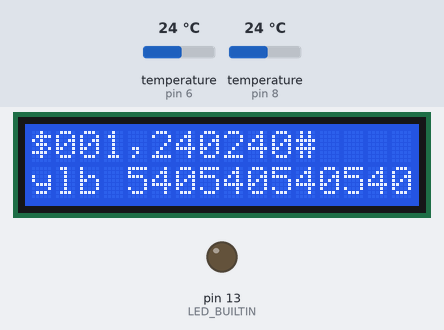
Recording of a sketch running on a simulated Arduino Uno, built with avr-gcc and run on an emulated ATmega328P. Shown: 16×2 character LCD, output pins drawn as LEDs (lit = HIGH). The inputs (shaded band) are chosen by the test bench; at power-on: temperature (sensors on pin 6, pin 8) 24 °C. Pins used as bus, display or sensor lines are not drawn.

Above: at 114.1 s.
Timing chart, 0 to 115.6 s (numbered marks = the images above):
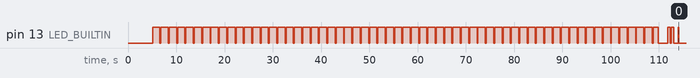

The sketch:

arduino_ap3-temp_v4_08212018hourly.ino
```cpp
// Temperature sensor part//////
//leizhao 01252019:add the function of showing mess in screen. Cassie 09232018: Adjusted frequency of reports to hourly. Bingwei 08212018: Improving program work with either AP3 or RS485 monitor. Bingwei //
#include <OneWire.h>
#include <DallasTemperature.h>

#define ONE_WIRE_BUS_1 6
#define ONE_WIRE_BUS_2 8

OneWire oneWire_in(ONE_WIRE_BUS_1);
OneWire oneWire_out(ONE_WIRE_BUS_2);

DallasTemperature sensor_inhouse(&oneWire_in);
DallasTemperature sensor_outhouse(&oneWire_out);
// End Temperature part///////

//screen part ///////
#include<LiquidCrystal.h>

LiquidCrystal lcd(12,11,10,9,1,0);
//screen part end///

// AP3 part///////////
#include <SoftwareSerial.h>

#define SSerialRX        4  //Serial Receive pin
#define SSerialTX        5  //Serial Transmit pin
#define SSerialTxControl 3   //RS485 Direction control

SoftwareSerial mySerial(SSerialRX, SSerialTX); // RX, TX
// End AP3 part//////////


void setup() {
  // Temperature sensor part//////
  //Serial.begin(9600);
  sensor_inhouse.begin();
  sensor_outhouse.begin();

  // AP3 part///////////
  mySerial.begin(9600);      // open the serial port at 9600 bps:
  pinMode(LED_BUILTIN, OUTPUT);
  pinMode(SSerialTxControl, OUTPUT);
  digitalWrite(SSerialTxControl, LOW);  // Init Transceiver
  lcd.begin(16,2);


  //testing part////


}

void loop() {
  delay(5000);
  int var = 0;
  int t1 = 0;
  int t2 = 0;
  float Tins = 0.0;
  float Touts = 0.0;
  float Tinmin = 100.0;
  float Toutmin = 100.0;
  float Tinmax = 0.0;
  float Toutmax = 0.0;
  String m1= "000000000";
  String m2= "000000000";
  String m3= "000";
  String m4= "000";
  //Test serial communication
  //Serial.println("Done...");

  while(var < 60){
    digitalWrite(LED_BUILTIN, HIGH);
    // do something repetitive 200 times
    // Requesting temperatures...
    sensor_inhouse.requestTemperatures();
    sensor_outhouse.requestTemperatures();
    float Tin = sensor_inhouse.getTempCByIndex(0)+30.0;
    float Tout = sensor_outhouse.getTempCByIndex(0)+30.0;

    //Serial.println(var);

    if (0 < Tin && Tin < 100){
      Tins += Tin;
      //Serial.print("t1");
      //Serial.print(": ");
      //Serial.println(Tin);
      Tinmin = min(Tinmin,Tin);
      Tinmax = max(Tinmax,Tin);
      t1++;
    }
    if (0 < Tout && Tout < 100){
      Touts += Tout;
      //Serial.print("t2");
      //Serial.print(": ");
      //Serial.println(Tout);
      Toutmin = min(Toutmin,Tout);
      Toutmax = max(Toutmax,Tout);
      t2++;
    }

    var++;
    digitalWrite(LED_BUILTIN, LOW);
    delay(200);
  }
  // Create message
  if (t1 > 0){
    m1 = String(int((Tins/t1)*10));
    m3 = String(int((Tins/t1)*10)-300);
    m1 = m1 + String(int(Tinmin*10));
    m1 = m1 + String(int(Tinmax*10));
  }

  if (t2 > 0){
    m2 = String(int((Touts/t2)*10));
    m4 = String(int((Touts/t2)*10)-300);
    m2 = m2 + String(int(Toutmin*10));
    m2 = m2 + String(int(Toutmax*10));
  }

  String mes = String(m1+m2);
  String mes2 = String(m3+m4);

  //Serial.println(mes);

  // Satellite transfer
  ap3transmes(mes,mes2);

  //digitalWrite(LED_BUILTIN, LOW);
  delay(3600000);

}

void ap3transmes(String message,String message2) {

  //char ms = message;
  digitalWrite(LED_BUILTIN, HIGH);   // turn the LED on (HIGH is the voltage level)

  delay(1000);                       // wait for a second
  digitalWrite(LED_BUILTIN, LOW);
  delay(500);

  digitalWrite(SSerialTxControl, HIGH);  // Enable RS485 Transmit
  String showtin = "$001," + message2 + "#";
  delay(500);
  mySerial.print(showtin);        // for the monitor
  delay(1000);

  digitalWrite(LED_BUILTIN, HIGH);   // turn the LED on (HIGH is the voltage level)
  mySerial.print("\n");
  delay(500);                       // wait for a second
  digitalWrite(LED_BUILTIN, LOW);
  delay(200);


  digitalWrite(LED_BUILTIN, HIGH);   // turn the LED on (HIGH is the voltage level)
  mySerial.print("\n");
  delay(500);                       // wait for a second
  digitalWrite(LED_BUILTIN, LOW);
  delay(1000);

  digitalWrite(LED_BUILTIN, HIGH);   // turn the LED on (HIGH is the voltage level)
  //mySerial.write("!!!sudo:o00200000>>");
  String mess = String("ylb "+message);
  mySerial.print(mess);
  mySerial.print("\n");
 // delay(5000);                       // wait for a second

  //screen part ///////
  lcd.setCursor(0,0);
  lcd.print(showtin);
  lcd.setCursor(0,1);
  lcd.print(mess);
  //screen part end///

  digitalWrite(SSerialTxControl, LOW);  // Disable RS485 Transmit

  //Serial.end()
  digitalWrite(LED_BUILTIN, LOW);
  //delay(600000);
}
```

Measured:
- by itself, pin 13 (LED_BUILTIN): LOW → HIGH at 5.1 s, → LOW 1.5 s later, → HIGH 0.20 s later, → LOW 1.5 s later, … (128 changes in this stretch)
